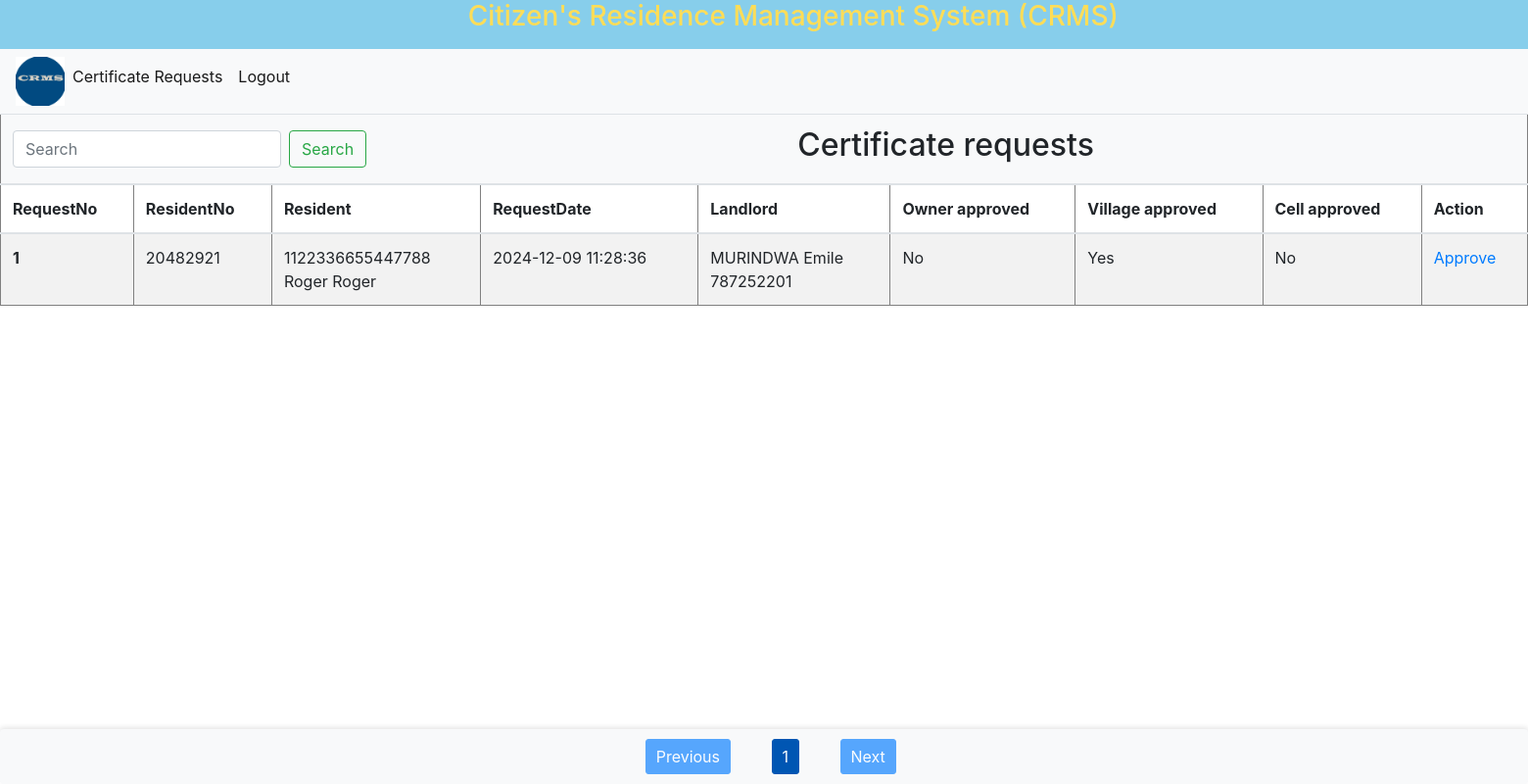
Page /CertificateRequestsView.php (signed in) on the earlier database version.
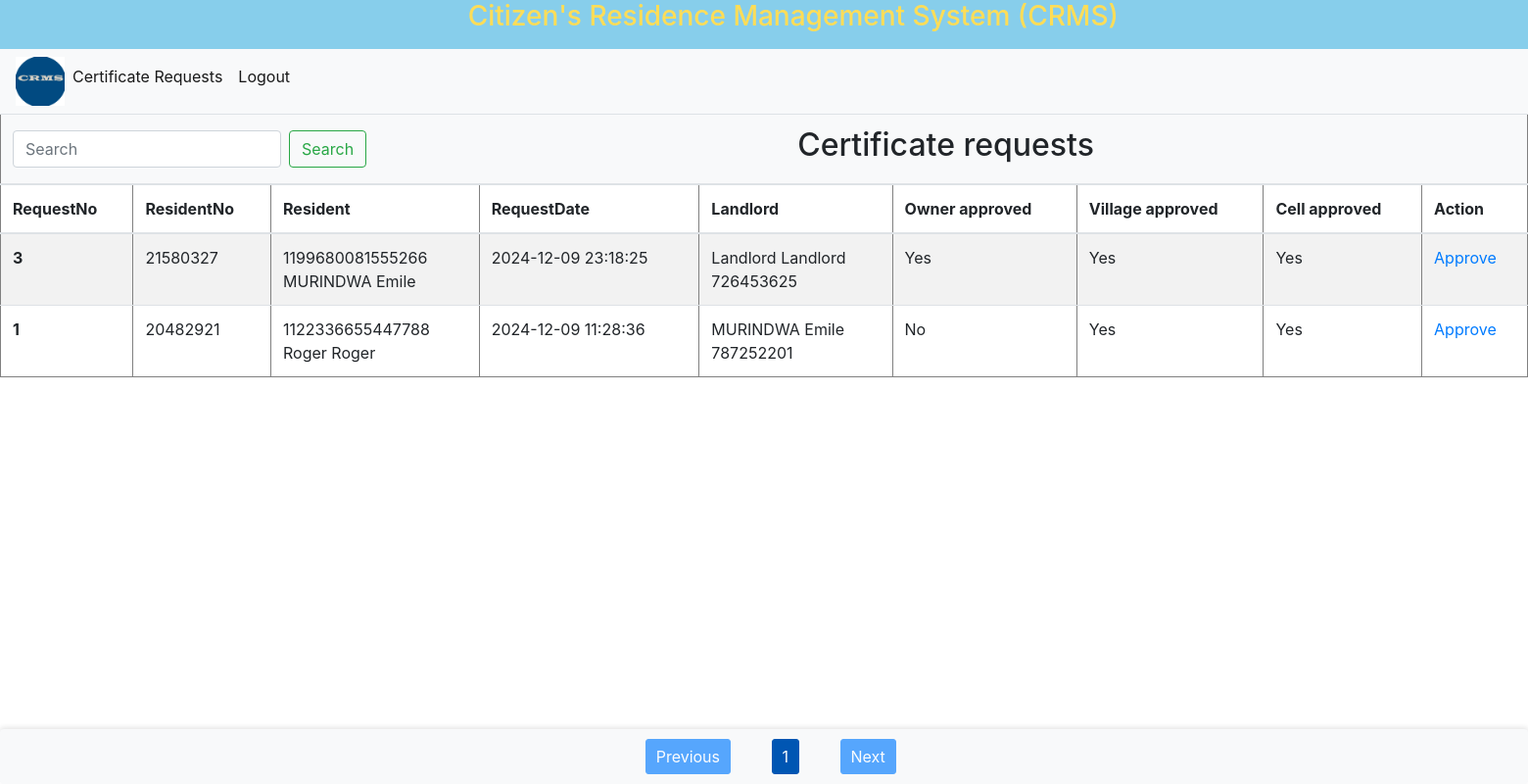
Same page on the later database version.
### tables this page shows
CREATE TABLE `certificate_requests` (
  `RequestNo` int NOT NULL AUTO_INCREMENT,
  `ResidentNo` varchar(255) DEFAULT NULL,
  `ID` varchar(255) DEFAULT NULL,
  `RequestDate` datetime DEFAULT CURRENT_TIMESTAMP,
  `HouseOwnerApproval` enum('0','1') DEFAULT NULL,
  `HouseOwnerApprovedAt` datetime DEFAULT NULL,
  `VillageLeaderApproval` enum('0','1') DEFAULT NULL,
  `VillageLeaderApprovedAt` datetime DEFAULT NULL,
  `CellLeaderApproval` enum('0','1') DEFAULT NULL,
  `CellLeaderApprovedAt` datetime DEFAULT NULL,
  PRIMARY KEY (`RequestNo`)
);

CREATE TABLE `resident` (
  `Identifier` varchar(8) DEFAULT NULL,
  `Firstname` varchar(20) DEFAULT NULL,
  `Lastname` varchar(20) DEFAULT NULL,
  `DoB` date DEFAULT NULL,
  `Telephone` varchar(10) DEFAULT NULL,
  `Gender` varchar(6) DEFAULT NULL,
  `ID` bigint DEFAULT NULL,
  `FatherNames` varchar(20) DEFAULT NULL,
  `MotherNames` varchar(20) DEFAULT NULL,
  `Province` varchar(20) DEFAULT NULL,
  `District` varchar(20) DEFAULT NULL,
  `Sector` varchar(20) DEFAULT NULL,
  `Cell` varchar(20) DEFAULT NULL,
  `Village` varchar(20) DEFAULT NULL,
  `Citizen_Category` varchar(20) DEFAULT NULL,
  `HouseNo` varchar(30) DEFAULT NULL,
  `Password` varchar(255) DEFAULT '',
  `Status` varchar(9) DEFAULT NULL,
  `RegDate` datetime DEFAULT CURRENT_TIMESTAMP
);

### CertificateRequestsView.php (the view, shortened to what this page needs)
<!DOCTYPE html>
<html lang="en">
<head>
    <link rel="stylesheet" href="bootstrap/bootstrap.css">
    <link rel="stylesheet" href="css/style.css">
</head>
<body>
<?php
include 'header.php';
?>
<?php
$conn = new mysqli('localhost', 'super', '', 'crms');
function filterQueryBuilder()
{
    global $conn;
    if ($_SESSION['role'] == 'Landlord') {
        $sql = "SELECT cr.*,r.Firstname,r.Lastname,concat(howner.Firstname,' ',howner.Lastname) as Landlord,h.HouseNo FROM certificate_requests cr INNER JOIN resident r ON r.Identifier=cr.ResidentNo INNER JOIN houses h ON h.HouseNo=r.HouseNo INNER JOIN resident howner ON howner.ID=h.ID AND r.ID!=howner.ID
WHERE CONCAT_WS(cr.RequestNo, cr.ResidentNo, cr.ID) LIKE ? AND h.ID='" . $_SESSION['ID'] . "'
 ORDER BY cr.RequestNo DESC LIMIT ? OFFSET ?";
    } else if ($_SESSION['role'] == 'Village leader') {
        $sql = "SELECT cr.*,r.Firstname,r.Lastname,CONCAT(howner.Firstname,' ',howner.Lastname) as Landlord,howner.ID as LandlordId,howner.Telephone as LandlordPhone FROM certificate_requests cr INNER JOIN resident r ON r.Identifier=cr.ResidentNo INNER JOIN houses h ON h.HouseNo=r.HouseNo INNER JOIN resident howner ON howner.ID=h.ID
WHERE CONCAT_WS(cr.RequestNo, cr.ResidentNo, cr.ID) LIKE ? AND h.Cell='" . $_SESSION['cell'] . "' AND h.Village='" . $_SESSION['village'] . "'
 ORDER BY cr.RequestNo DESC LIMIT ? OFFSET ?";
    } else if ($_SESSION['role'] == 'Cell leader') {
        $sql = "SELECT cr.*,r.Firstname,r.Lastname,CONCAT(howner.Firstname,' ',howner.Lastname) as Landlord,howner.ID as LandlordId,howner.Telephone as LandlordPhone FROM certificate_requests cr INNER JOIN resident r ON r.Identifier=cr.ResidentNo INNER JOIN houses h ON h.HouseNo=r.HouseNo INNER JOIN resident howner ON howner.ID=h.ID
WHERE CONCAT_WS(cr.RequestNo, cr.ResidentNo, cr.ID) LIKE ? AND h.Cell='" . $_SESSION['cell'] . "'
 ORDER BY cr.RequestNo DESC LIMIT ? OFFSET ?";
    }
    $st = $conn->prepare($sql);
    return $st;
}
$records_per_page = 5;
$page = isset($_GET['page']) ? (int)$_GET['page'] : 1;
$offset = ($page - 1) * $records_per_page;
$search_query = isset($_GET['search']) ? $conn->real_escape_string($_GET['search']) : '';
$stmt = filterQueryBuilder();
$search_param = "%$search_query%";
$stmt->bind_param("sii", $search_param, $records_per_page, $offset);
$stmt->execute();
$result = $stmt->get_result();
$total_sql = "SELECT COUNT(*) as total FROM certificate_requests WHERE CONCAT_WS(RequestNo, ResidentNo, ID) LIKE ?";
$total_stmt = $conn->prepare($total_sql);
$total_stmt->bind_param("s", $search_param);
$total_stmt->execute();
$total_result = $total_stmt->get_result();
$total_row = $total_result->fetch_assoc();
$total_records = $total_row['total'];
$total_pages = ceil($total_records / $records_per_page);
if ($result->num_rows > 0) {
    echo "<div style='overflow-x: auto;'>";
    echo "<table border='1' class='table table-striped' style='min-width: 100%;'>";
    echo "<thead>";
    echo "<tr>
                <th colspan='16' style='text-align: left; background-color: #f8f9fa;'>
                    <div style='display: flex; align-items: center;'>
                        <div style='margin-right: 10px;'>
                            <form class='form-inline my-2 my-lg-0' method='GET' action=''>
                                <input class='form-control mr-sm-2' type='search' name='search' placeholder='Search' aria-label='Search' value='" . htmlspecialchars($search_query) . "'>
                                <button class='btn btn-outline-success my-2 my-sm-0' type='submit'>Search</button>
                            </form>
                        </div>
                        <div style='flex: 1; text-align: center; font-size: 24px;'>
                            <h2 class='text-center'>Certificate requests</h2>
                        </div>
                    </div>
                </th>
              </tr>";
    echo "<tr>
                <th scope='col'>RequestNo</th>
                <th scope='col'>ResidentNo</th>
                <th scope='col'>Resident</th>
                <th scope='col'>RequestDate</th>
                <th scope='col'>Landlord</th>
                <th scope='col'>Owner approved</th>
                <th scope='col'>Village approved</th>
                <th scope='col'>Cell approved</th>
                <th scope='col'>Action</th>
              </tr>";
    echo "</thead>";
    echo "<tbody>";
    while ($row = $result->fetch_assoc()) {
        echo "<tr>
                    <th>" . htmlspecialchars($row["RequestNo"]) . "</th>
                    <td>" . htmlspecialchars($row["ResidentNo"]) . "</td>
                    <td>" . htmlspecialchars($row["ID"]) . "<br>" . $row['Firstname'] . " " . $row['Lastname'] . "</td>
                    <td>" . htmlspecialchars($row["RequestDate"]) . "</td>
                    <td>" . htmlspecialchars($row["Landlord"]) . "<br>" . $row['LandlordPhone'] . "</td>
                    <td>" . htmlspecialchars($row["HouseOwnerApproval"] == 1 ? 'Yes' : 'No') . "</td>
                    <td>" . htmlspecialchars($row["VillageLeaderApproval"] == 1 ? 'Yes' : 'No') . "</td>
                    <td>" . htmlspecialchars($row["CellLeaderApproval"] == 1 ? 'Yes' : 'No') . "</td>
                    <td><a href='CertificateRequestsView.php?RequestNo=".$row['RequestNo']."'>Approve</a></td>
                  </tr>";
    }
    echo "</tbody>";
    echo "</table>";
    echo "</div>";
    echo "<div class='pagination'>";
    if ($page > 1) {
        echo "<a href='?page=" . ($page - 1) . "&search=" . urlencode($search_query) . "' class='btn btn-primary' style='background-color: #007bff; border-color: #007bff;'>Previous</a>";
    } else {
        echo "<span class='btn btn-primary disabled'>Previous</span>";
    }
    for ($i = 1; $i <= $total_pages; $i++) {
        if ($i == $page) {
            echo "<span class='current'>$i</span>";
        } else {
            echo " &nbsp  &nbsp ";
            echo "<a href='?page=$i&search=" . urlencode($search_query) . "'>$i</a>";
            echo " &nbsp  &nbsp ";
        }
    }
    if ($page < $total_pages) {
        echo "<a href='?page=" . ($page + 1) . "&search=" . urlencode($search_query) . "' class='btn btn-primary' style='background-color: #007bff; border-color: #007bff;'>Next</a>";
    } else {
        echo "<span class='btn btn-primary disabled'>Next</span>";
    }
    echo "</div>";
}
?>
</body>
</html>

### header.php (shortened to what this page needs)
<div class="row" style="background:skyblue; height:50px; width:2000px; text-align: center; .header h3:hover {
            color: #ffdd57;">
    <div class="pageheader" style="text-align:center;">
        <h3>&nbsp &nbsp &nbsp &nbsp&nbsp &nbsp &nbsp &nbsp &nbsp &nbsp &nbsp &nbsp &nbsp &nbsp &nbsp &nbsp &nbsp
        &nbsp &nbsp &nbsp &nbsp&nbsp &nbsp &nbsp &nbsp &nbsp &nbsp &nbsp &nbsp &nbsp &nbsp &nbsp &nbsp &nbsp
        Citizen's Residence Management System (CRMS)</h3>
    </div>
</div>
<nav class="navbar navbar-expand-lg navbar-light bg-light">
    <div class="collapse navbar-collapse" id="navbarSupportedContent">
        <?php
        if($_SESSION['role']=='Admin'){?>
            <ul class="navbar-nav mr-auto">
                <!-- <li class="nav-item active">
                    <a class="nav-link" href="Homepage.php">Home <span class="sr-only">(current)</span></a>
                </li>-->
                <li>
                    <img src="images/logo.jpg" width="50" height="50" alt="CRMS Logo">
                </li>
                <li class="nav-item active">
                    <a class="nav-link" href="Dashboard.php">Dashboard</a>
                </li>
                <li class="nav-item dropdown active">
                    <a class="nav-link dropdown-toggle" href="#" role="button" data-toggle="dropdown" aria-expanded="false">
                        <b>Registration</b>
                    </a>
                    <div class="dropdown-menu">
                        <a class="dropdown-item" href="addResident.php">Citizen</a>
                        <a class="dropdown-item" href="addStatus.php">Resident_Status</a>
                        <div class="dropdown-divider"></div>
                        <a class="dropdown-item" href="addHouses.php">House</a>
                        <a class="dropdown-item" href="addResident.php">Landlord/Landlady</a>
                        <div class="dropdown-divider"></div>
                        <a class="dropdown-item" href="addUser.php">Users</a>
                        <a class="dropdown-item" href="addUserrole.php">Role</a>
                    </div>
                </li>
                <li class="nav-item active">
                    <a class="nav-link enabled" href="certificate.php">Certificate</a>
                </li>
                <li class="nav-item dropdown active">
                    <a class="nav-link dropdown-toggle" href="#" role="button" data-toggle="dropdown" aria-expanded="false">
                        <b>Reports</b>
                    </a>
                    <div class="dropdown-menu">
                        <a class="dropdown-item" href="ListOfCitizens.php">Citizens</a>
                        <a class="dropdown-item" href="Resident.php">Residents</a>
                        <a class="dropdown-item" href="Status.php">Resident_Status</a>
                        <div class="dropdown-divider"></div>
                        <a class="dropdown-item" href="houses.php">House</a>
                        <a class="dropdown-item" href="Landlord.php">Landlord/Landlady</a>
                        <div class="dropdown-divider"></div>
                        <a class="dropdown-item" href="Users.php">Users</a>
                        <a class="dropdown-item" href="Role.php">Role</a>
                    </div>
                </li>
                <li class="nav-item active">
                    <a class="nav-link" href="login.php">Logout</a>
                </li>
            </ul>
            <?php
        }else{?>
        <ul class="navbar-nav mr-auto">
            <li>
                <img src="images/logo.jpg" width="50" height="50" alt="CRMS Logo">
            </li>
            <li class="nav-item active">
                <a class="nav-link" href="CertificateRequestsView.php">Certificate Requests</a>
            </li>
            <li class="nav-item active">
                <a class="nav-link" href="login.php">Logout</a>
            </li>
        </ul>
            <?php
        }
        ?>
    </div>
</nav>

### css/style.css (style rules this page uses)
html, body { height: 100%; margin: 0; padding: 0; }
.pagination { display: flex; justify-content: center; align-items: center; position: fixed; bottom: 0; width: 100%; background-color: #f8f9fa; padding: 10px 0; box-shadow: 0 -2px 5px rgba(0, 0, 0, 0.1); z-index: 1000; }
.pagination a, .pagination span { margin: 0 5px; text-decoration: none; padding: 5px 10px; color: #fff; background-color: #007bff; border: 1px solid #007bff; border-radius: 3px; }
.pagination span.current { background-color: #0056b3; border-color: #0056b3; }
h3 { color:Black; }
.row { width: 1200; }

Differences in the rows shown:
added certificate_requests: RequestNo "3", ResidentNo "21580327", ID "1199680081555266", resident.Firstname "MURINDWA", resident.Lastname "Emile", RequestDate "2024-12-09 23:18:25", Landlord "Landlord Landlord", resident.Telephone "726453625", HouseOwnerApproval "Yes", VillageLeaderApproval "Yes", CellLeaderApproval "Yes"
changed certificate_requests "No": CellLeaderApproval "No" → "Yes"
